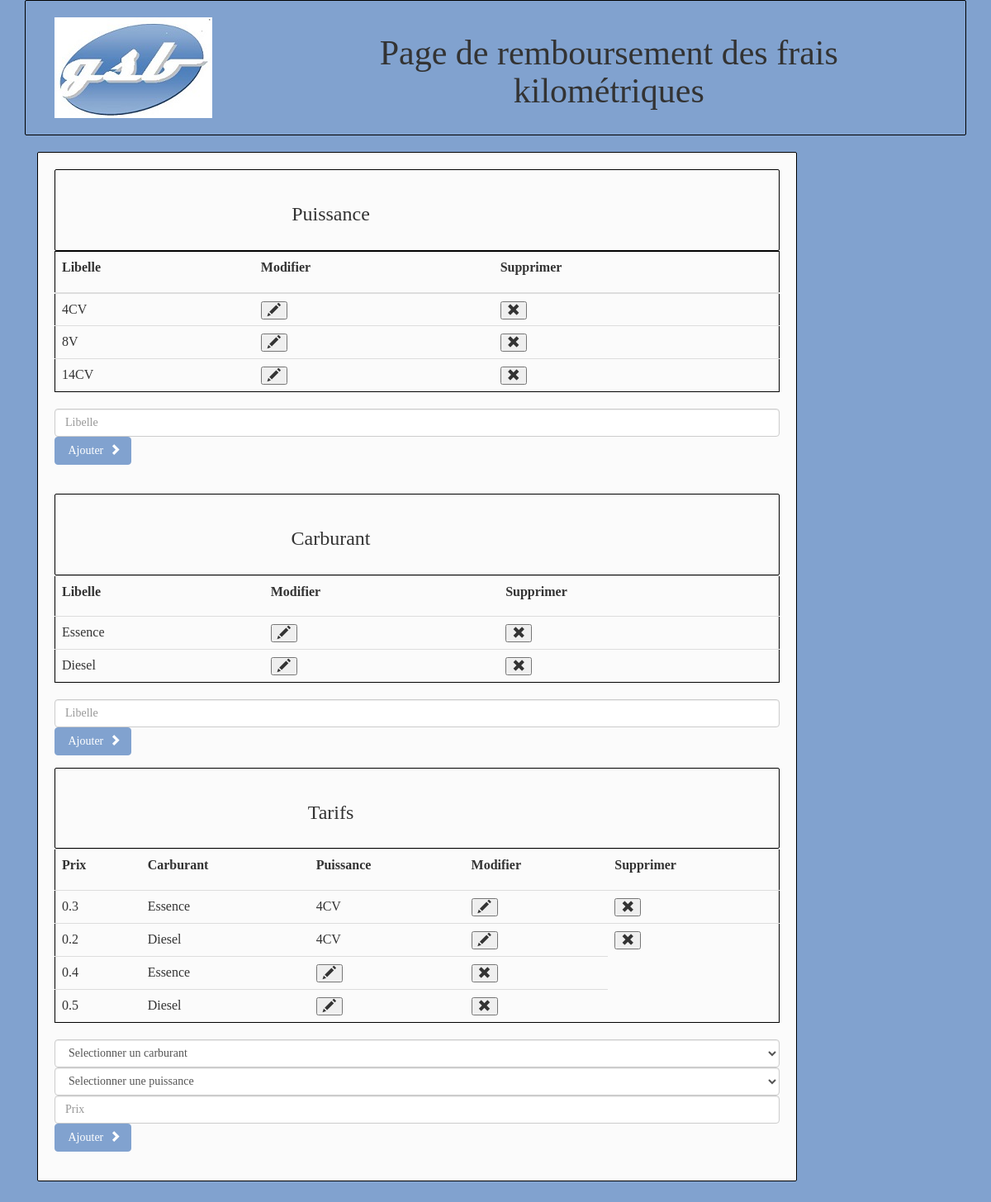
Page /Accueil.php on the committed database.
### tables this page shows
CREATE TABLE IF NOT EXISTS `puissance` (
  `ID` int(11) NOT NULL AUTO_INCREMENT,
  `LIBELLE` varchar(20) NOT NULL,
  PRIMARY KEY (`ID`)
);

CREATE TABLE IF NOT EXISTS `carburant` (
  `ID` int(11) NOT NULL AUTO_INCREMENT,
  `LIBELLE` varchar(100) NOT NULL,
  PRIMARY KEY (`ID`)
);

CREATE TABLE IF NOT EXISTS `tarifs` (
  `ID` int(11) NOT NULL AUTO_INCREMENT,
  `IDPUISSANCE` int(100) NOT NULL,
  `IDCARBURANT` int(100) NOT NULL,
  `PRIX` float NOT NULL,
  PRIMARY KEY (`ID`)
);

### Accueil.php (the view, shortened to what this page needs)
<?php
$bd = new PDO('mysql:host=localhost;dbname=gsb', 'root','');
?>
<head>
    <link href="style/css/bootstrap.css" rel="stylesheet" />
</head>
<body class="page">
    <div class='container'>
        <section class="row">
            <div class="col-xs-12">
                <div class="hpanel2">
                    <div class="panel-body">
                        <div class="col-xs-3">
                            <img class="img-responsive"  src="./images/logo.jpg" id="logoGSB" alt="Laboratoire Galaxy-Swiss Bourdin" title="Laboratoire Galaxy-Swiss Bourdin">
                        </div>
                        <div class="col-xs-9 ">
                            <h1>Page de remboursement des frais kilométriques</h1>
                        </div>
                    </div>
                </div>
            </div>
            <?php
            $query = "SELECT * FROM puissance";
            $result = $bd->query($query);
            ?>
            <div class="panel-body">
                <div class="col-xs-10">
                    <div class="hpanel3">
                        <div class="panel-body">
                            <table class="table">
                                <div class="panel-body">
                                    <div class="col-xs-9 ">
                                        <h3>Puissance</h3>
                                    </div>
                                </div>
                                <thead class="thead-inverse">
                                    <tr>
                                        <th><p class="text-error">Libelle</p></th>
                                        <th><p class="text-error">Modifier</p></th>
                                        <th><p class="text-error">Supprimer</p></th>
                                    </tr>
                                </thead>
                                <?php
                                while ($row = $result->fetch(PDO::FETCH_ASSOC))
                                { ?>
                                    <tr>
                                        <td class="donnee"><?php echo $row['LIBELLE']; ?></td>
                                        <td class="donnee"><button type='button' class="glyphicon glyphicon-pencil"></button></td>
                                        <td><button type='submit' class="glyphicon glyphicon-remove" name="submitDeletePuissance"></button></td>
                                <?php } ?>
                                    </tr>
                            </table>
                            <form method="post">
                                <div class="form-group">
                                    <input type="text" placeholder="Libelle" class="form-control" required="" aria-required="true" name="libellePuissance">
                                    <button type="submit" class="btn btn-info" name="submitPuissance"></span>&nbsp;Ajouter&nbsp;&nbsp;<span class="glyphicon glyphicon-chevron-right" ></span></button>
                                </div>
                            </form><br/>
                            <?php
                            $query = "SELECT * FROM carburant";
                            $result = $bd->query($query);
                            ?>
                            <table class="table">
                                <div class="panel-body">
                                    <div class="col-xs-9 ">
                                        <h3>Carburant</h3>
                                    </div>
                                </div>
                                <tr>
                                    <th><p class="text-error">Libelle</p></th>
                                    <th><p class="text-error">Modifier</p></th>
                                    <th><p class="text-error">Supprimer</p></th>
                                </tr>
                                <?php
                                while ($row = $result->fetch(PDO::FETCH_ASSOC))
                                {?>
                                    <tr>
                                        <td class="donnee"><?php echo $row['LIBELLE']; ?></td>
                                        <td class="donnee"><button type='button' class="glyphicon glyphicon-pencil"></button></td>
                                        <td><button type='submit' class="glyphicon glyphicon-remove" name="submitDeleteCarburant"></button></td>
                                <?php } ?>
                                    </tr>
                            </table>
                            <form method="post">
                                <div class="form-group">
                                    <input type="text" placeholder="Libelle" class="form-control" required="" aria-required="true" name="libelleCarburant">
                                    <button type="submit" class="btn btn-info" name="submitCarburant"></span>&nbsp;Ajouter&nbsp;&nbsp;<span class="glyphicon glyphicon-chevron-right" ></span></button>
                                </div>
                            </form>
                            <?php
                            $query = "SELECT * FROM tarifs";
                            $result = $bd->query($query);
                            ?>
                            <table class="table">
                                <div class="panel-body">
                                    <div class="col-xs-9 ">
                                        <h3>Tarifs</h3>
                                    </div>
                                </div>
                                <tr>
                                    <th><p class="text-error">Prix</p></th>
                                    <th><p class="text-error">Carburant</p></th>
                                    <th><p class="text-error">Puissance</p></th>
                                    <th><p class="text-error">Modifier</p></th>
                                    <th><p class="text-error">Supprimer</p></th>
                                </tr>
                                <?php
                                while ($row = $result->fetch(PDO::FETCH_ASSOC))
                                { ?>
                                    <tr>
                                        <td><?php echo $row['PRIX']; ?></td>
                                        <?php
                                        $query2 = "SELECT LIBELLE FROM carburant WHERE ID = ".$row['IDCARBURANT'];
                                        $result2 = $bd->query($query2);
                                        while ($row2 = $result2->fetch(PDO::FETCH_ASSOC))
                                        {
                                            echo '<td class="donnee">';
                                            echo $row2['LIBELLE'];
                                            echo "</td>";
                                        }
                                        $query3 = "SELECT LIBELLE FROM puissance WHERE ID = ".$row['IDPUISSANCE'];
                                        $result3 = $bd->query($query3);
                                        while ($row3 = $result3->fetch(PDO::FETCH_ASSOC))
                                        {
                                            echo '<td class="donnee">';
                                            echo $row3['LIBELLE'];
                                            echo "</td>";
                                        } ?>
                                        <td class="donnee"><button type='button' class="glyphicon glyphicon-pencil"></button></td>
                                        <td><button type='submit' class="glyphicon glyphicon-remove" name="submitDeleteTarif"></button></td>
                                <?php } ?>
                                    </tr>
                            </table>
                            <form method="post">
                                <div class="form-group">
                                    <?php
                                    echo "<select class='form-control' name='libelleCarburantT'>";
                                        echo "<option>Selectionner un carburant</option>";
                                    echo "</select>";
                                    echo "<select class='form-control' name='libellePuissanceT'>";
                                        echo "<option>Selectionner une puissance</option>";
                                    echo "</select>";
                                    ?>
                                    <input type="text" placeholder="Prix" class="form-control" required="" aria-required="true" name="prix">
                                    <button type="submit" class="btn btn-info" name="submitTarif"></span>&nbsp;Ajouter&nbsp;&nbsp;<span class="glyphicon glyphicon-chevron-right" ></span></button>
                                </div>
                            </form>
                        </div>
                    </div>
                </div>
            </div>
        </section>
    </div>
</body>

### rows in the picture
puissance: LIBELLE "4CV"
puissance: LIBELLE "8V"
puissance: LIBELLE "14CV"
carburant: LIBELLE "Essence"
carburant: LIBELLE "Diesel"
tarifs: PRIX "0.3"
tarifs: PRIX "0.2"
tarifs: PRIX "0.4"
tarifs: PRIX "0.5"
